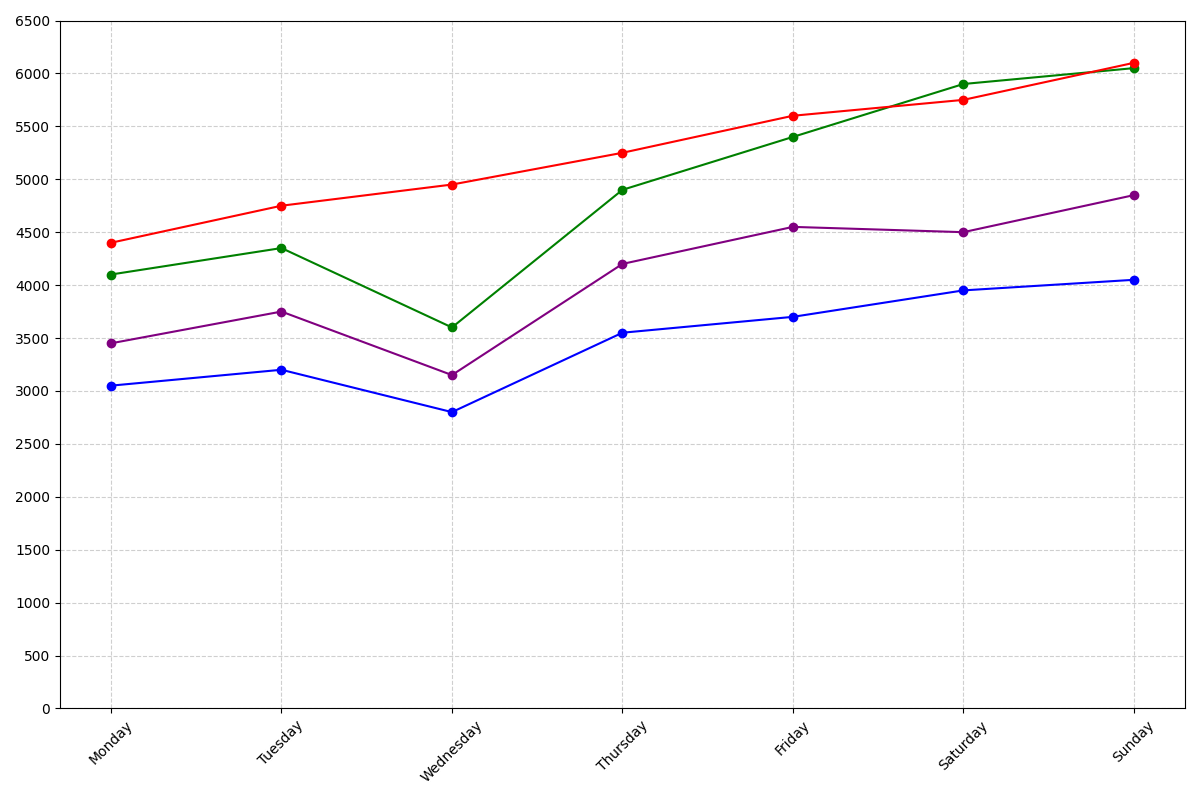

Reproduce this figure in Python.
import matplotlib.pyplot as plt
import numpy as np

days = ["Monday", "Tuesday", "Wednesday", "Thursday", "Friday", "Saturday", "Sunday"]

steps_friend_1 = [4100, 4350, 3600, 4900, 5400, 5900, 6050]
steps_friend_2 = [3450, 3750, 3150, 4200, 4550, 4500, 4850]
steps_friend_3 = [4400, 4750, 4950, 5250, 5600, 5750, 6100]
steps_friend_4 = [3050, 3200, 2800, 3550, 3700, 3950, 4050]

steps_data = np.array([steps_friend_1, steps_friend_2, steps_friend_3, steps_friend_4])

fig, ax = plt.subplots(figsize=(12, 8))

colors = ['blue', 'green', 'red', 'purple']
# Manually shuffled colors
shuffled_colors = ['green', 'purple', 'red', 'blue']

for i, steps in enumerate(steps_data):
    ax.plot(days, steps, marker='o', linestyle='-', color=shuffled_colors[i])

ax.grid(True, linestyle='--', alpha=0.6)
ax.set_xticks(days)
ax.set_yticks(range(0, 7000, 500))
plt.xticks(rotation=45)
plt.tight_layout()

plt.show()
